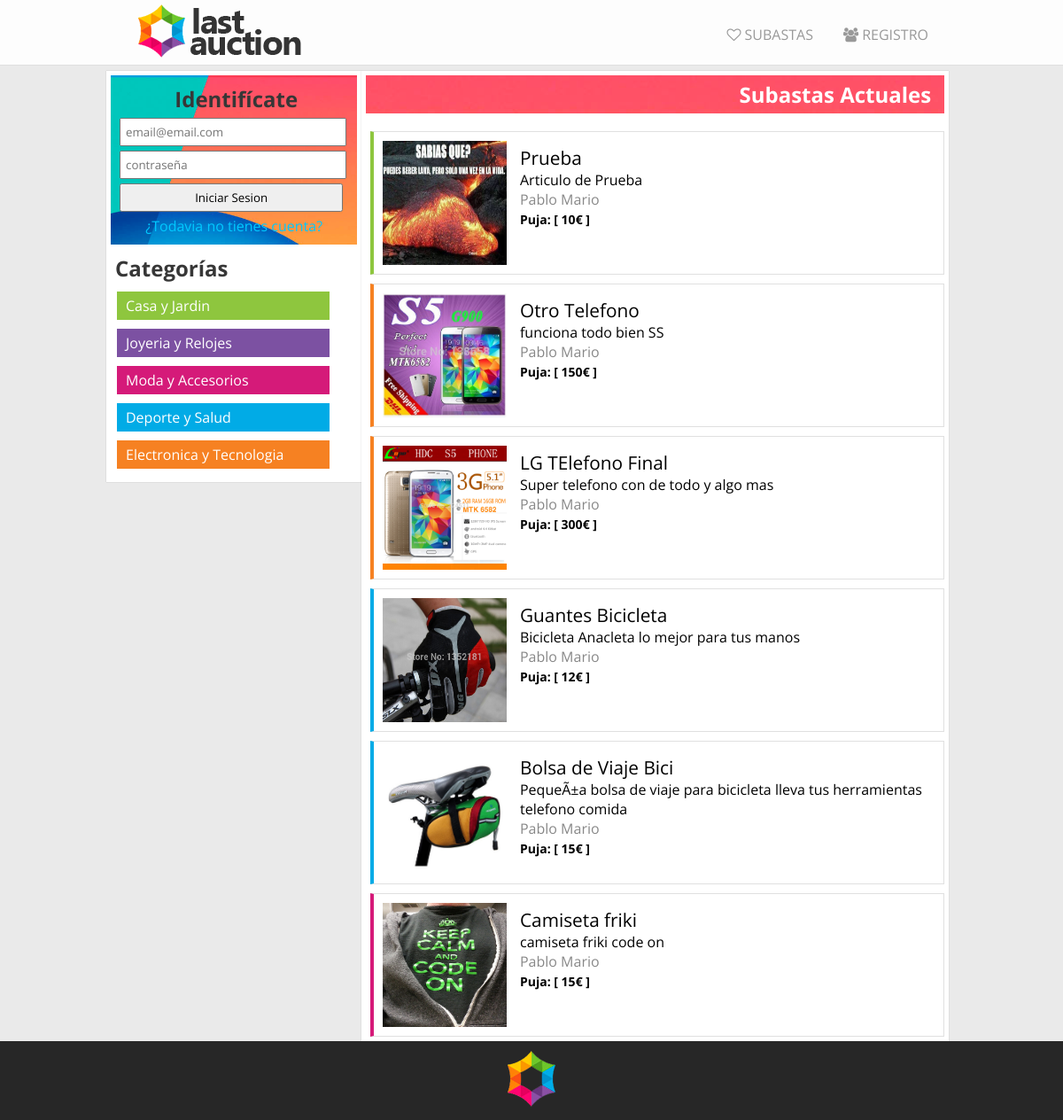
Before: /subastas.php with the older database file.
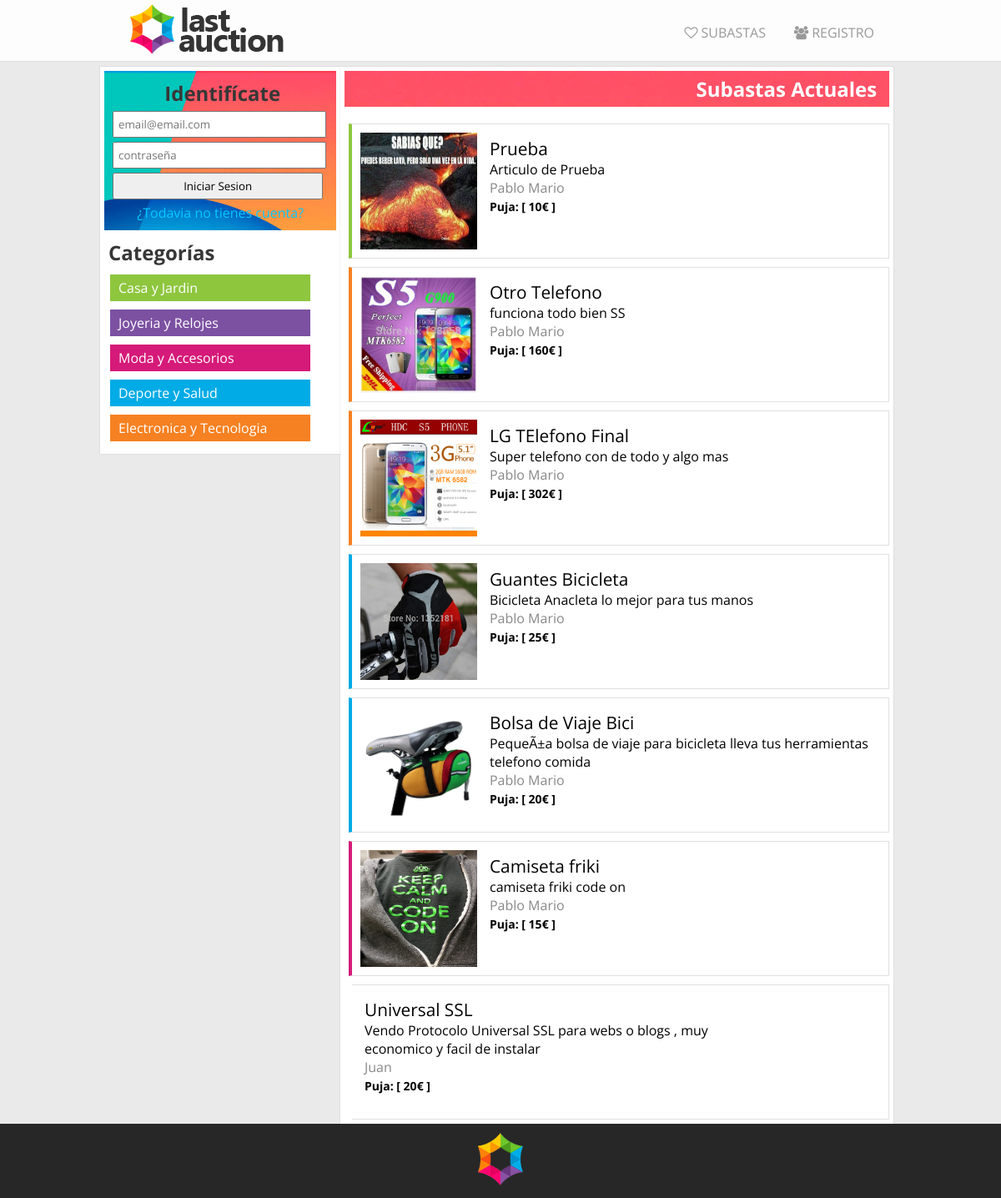
After: the same page with the newer database file.
### tables this page shows
CREATE TABLE IF NOT EXISTS `imagenes` (
  `id` int(10) unsigned NOT NULL AUTO_INCREMENT,
  `producto` int(10) unsigned NOT NULL,
  `imagen` varchar(100) NOT NULL,
  PRIMARY KEY (`id`)
);

CREATE TABLE IF NOT EXISTS `productos` (
  `id` int(10) unsigned NOT NULL AUTO_INCREMENT,
  `titulo` varchar(45) NOT NULL,
  `descripcion` varchar(300) NOT NULL,
  `preciominimo` int(10) unsigned NOT NULL,
  `categoria` int(1) unsigned NOT NULL,
  `fechainicial` int(10) unsigned NOT NULL,
  `fechafin` int(10) unsigned NOT NULL,
  `estado` int(1) unsigned NOT NULL,
  `usuario` int(10) unsigned NOT NULL,
  `comprador` int(11) NOT NULL,
  PRIMARY KEY (`id`)
);

CREATE TABLE IF NOT EXISTS `usuarios` (
  `id` int(10) unsigned NOT NULL AUTO_INCREMENT,
  `email` varchar(60) NOT NULL,
  `nombre` varchar(45) NOT NULL,
  `direccion` varchar(100) NOT NULL,
  `contrasena` varchar(100) NOT NULL,
  PRIMARY KEY (`id`)
);

### php/funciones.php (the view, shortened to what this page needs)
<?php
	function menuNoLogeado(){
		echo '<a href="'.URL_LOCAL.'index.php"><img id="logotipo" src="img/logomini.png" alt="last auction"></a>';
		echo '<ul>';
			echo '<a href="'.URL_LOCAL.'subastas.php"><li><i class="fa fa-heart-o"></i> Subastas</li></a>';
			echo '<a href="'.URL_LOCAL.'registro.php"><li><i class="fa fa-users "></i> registro</li></a>';
		echo '</ul>';
	}
	function listarSubastas(){
		$conexion=conexion();
  		$now=strtotime(date("Y-m-d h:i"));
		$sql = 'select * from productos where estado > 0 and fechafin >'.$now.';';
		if($resultado = $conexion->query($sql)){
			while ($row = $resultado->fetch_array(MYSQLI_ASSOC)) {
				switch ($row['categoria']) {
					case 1:
						echo '<article class="casa">';
						break;
					case 3:
						echo '<article class="moda">';
						break;
					case 4:
						echo '<article class="deporte">';
						break;
					case 5:
						echo '<article class="electronica">';
						break;
					default:
						echo '<article>';
						break;
				}
				$queryImagen = "select * from imagenes where producto = ".$row['id']." ";
				if($resultadoImagen = $conexion->query($queryImagen)){
					while($rowImagen = $resultadoImagen->fetch_array(MYSQLI_ASSOC)){
						$urlImagen = substr($rowImagen['imagen'], 1);
						echo '<a href="solo.php?p='.$row['id'].'"><img src='.$urlImagen.' /></a>';
					}
				}
				echo '<div class="datosProducto">';
				echo '<a href="solo.php?p='.$row['id'].'">'.$row['titulo'].'</a>';
				echo '<p>'.$row['descripcion'].'</p>';
				$queryUsuario = 'select nombre from usuarios where id='.$row['usuario'].';';
				if($resultadoUsuario =  $conexion->query($queryUsuario)){
					if($rowUsuario = $resultadoUsuario->fetch_array()){
						echo '<p class="vendedor">'.$rowUsuario[0].'</p>';
					}
				}
				$sqlPrecio = 'select MAX(puja) from pujas where producto ='.$row['id'].';';
				if($resultadoPrecio = $conexion->query($sqlPrecio)){
					if($rowPrecio = $resultadoPrecio->fetch_array()){
						if($rowPrecio[0]!=null){
							echo '<p><span>Puja: [ '.$rowPrecio[0].'€ ]</span></p>';
						}else{
							echo '<p><span>Puja: [ '.$row['preciominimo'].'€ ]</span></p>';
						}
					}
				}
				echo '</div>';
				echo '</article>';
			}
		}
	}
?>

### subastas.php (shortened to what this page needs)
<?php
	require_once('php/funciones.php');
?>
<!DOCTYPE html>
<html>
	<head>
		<link rel="stylesheet" type="text/css" href="css/estilo.css">
		<link rel="stylesheet" type="text/css" href="css/aside.css">
		<link rel="stylesheet" type="text/css" href="css/estiloProductos.css">
		<link href="//maxcdn.bootstrapcdn.com/font-awesome/4.2.0/css/font-awesome.min.css" rel="stylesheet">
	</head>
	<body>
		<nav>
			<div class="centrado">
				<?php
					if(isset($_SESSION['id_usuario'])) menuLogeado();
					else menuNoLogeado();
				?>
			</div>
		</nav>
		<header></header>
		<div class="centrado">
			<aside>
				<?php
					if(isset($_SESSION['id_usuario'])){
						cuadroPerfil($_SESSION['nombre']);
					}else{
						echo '<article class="perfil">';
						echo '<h2>Identifícate</h2>';
						echo '<form action="login.php" method="POST">';
							echo '<input type="text" name="email" id="email" placeholder="email@email.com" />';
							echo '<input type="password" name="password" id="password" placeholder="contraseña" />';
							echo '<input type="submit" name="enviar" value="Iniciar Sesion" />';
							echo '<a href="">¿Todavia no tienes cuenta?</a>';
						echo '</form>';
						echo '</article>';
					}
				?>
				<article>
					<h2>Categorías</h2>
					<a href=""><div class="menuVertical casa">Casa y Jardin</div></a><br>
					<a href=""><div class="menuVertical joyeria">Joyeria y Relojes</div></a><br>
					<a href=""><div class="menuVertical moda">Moda y Accesorios</div></a><br>
					<a href=""><div class="menuVertical deporte">Deporte y Salud</div></a><br>
					<a href=""><div class="menuVertical electronica">Electronica y Tecnologia</div></a><br>
				</article>
			</aside>
			<section>
				<h2>Subastas Actuales</h2>
				<?php
					if(isset($_SESSION['id_usuario'])){
						listarSubastasU( $_SESSION['id_usuario'] );
					}else{
						listarSubastas();
					}
				?>
			</section>
		</div>
		<footer>
			<a id="invertido" href="http://127.0.0.1/php/lastauction/"><img src="img/favicon.png" alt=""></a>
		</footer>
	</body>
</html>

### css/estilo.css (style rules this page uses)
* { margin: 0px; padding: 0px; font-family: 'Open Sans', sans-serif; transition: .3s; }
body { background: #EAEAEA; }
.centrado { margin: 0 auto; width: 960px; }
h1, h2 ,h3 ,h4 ,h5 ,h6 { color: #373737; }
nav { float: left; width: 100%; height: 70px; z-index: 9999; position: fixed; background: rgba(255,255,255,0.9); padding-top: 3px; box-shadow: 0px 0px 1px 0px rgba(50, 50, 50, 0.32); }
nav #logotipo { padding-left: 25px; }
nav ul { float: right; padding: 25px; }
nav ul li { list-style: none; display: inline; }
nav ul a { padding: 7px; color: #999; margin-left: 20px; text-decoration: none; text-transform: uppercase; }
header { float: left; width: 100%; min-height: 10px; height: 80px; }
aside { float: left; width: 29%; height: auto; padding: 5px; background: #fff; box-shadow: 0px 0px 1px 0px rgba(50, 50, 50, 0.32); }
section { float: left; width: 68%; min-height: 1000px; padding: 5px; background: #fff; box-shadow: 0px 0px 1px 0px rgba(50, 50, 50, 0.32); }
section h2 { background: url('../img/larga.jpg') right center; padding: 5px 15px 5px 0px; text-align: right; color: #fff; margin-bottom: 10px; }
footer { float: left; width: 100%; background: #272727; text-align: center; }
footer img { margin: 0 auto; padding: 10px; }

### css/aside.css (style rules this page uses)
aside article { margin-bottom: 10px; }
aside article h2 { padding-left: 5px; }
aside article form { text-align: center; }
aside article form input { padding: 5px; margin: 5px; width: 90%; display: block; }
aside article form input[type="submit"] { width: 94%; }
aside article form a { text-decoration: none; color: #00c9ff; }
aside div.menuVertical { padding: 5px 10px 5px 10px; margin-top: 10px; margin-left: 7px; width: 220px; display: inline-block; transition: width 1s; }
aside a div { color: #fff; text-decoration: none; }
aside div.casa { background: #8ec63e; }
aside div.joyeria { background: #7c51a2; }
aside div.moda { background: #d51a79; }
aside div.deporte { background: #01abe6; }
aside div.electronica { background: #f68122; }
aside article.perfil { text-align: center; background: url(../img/yum.jpg) center no-repeat; background-size: cover; padding: 10px 5px 10px 5px; color: #fff; }

### css/estiloProductos.css (style rules this page uses)
section article { float: right; padding: 5px; margin-top: 10px; width: 97%; min-height: 150px; border-top:1px solid #E0E0E0; border-right:1px solid #E0E0E0; border-bottom:1px solid #E0E0E0; }
section article img { float: left; height: 140px; width: 140px; margin: 5px; }
section article .datosProducto { float: left; margin: 5px; padding: 5px; width: 460px; }
section article .datosProducto a { font-size: 1.3em; text-decoration: none; color: inherit; }
section article .datosProducto span { font-weight: bold; font-size: 14px; }
section article .datosProducto .vendedor { color: #888888; }
section article.casa { border-left: 4px solid #8ec63e; }
section article.moda { border-left: 4px solid #d51a79; }
section article.deporte { border-left: 4px solid #01abe6; }
section article.electronica { border-left: 4px solid #f68122; }

Changed rows visible on the page:
changed productos "Otro Telefono": rowPrecio (not shown) → "160"; preciominimo "150" → (not shown)
changed productos "LG TElefono Final": rowPrecio (not shown) → "302"; preciominimo "300" → (not shown)
changed productos "Guantes Bicicleta": rowPrecio (not shown) → "25"; preciominimo "12" → (not shown)
changed productos "Bolsa de Viaje Bici": rowPrecio (not shown) → "20"; preciominimo "15" → (not shown)
added productos: titulo "Universal SSL", descripcion "Vendo Protocolo Universal SSL para webs o blogs , muy economico y facil de instalar", usuarios.nombre "Juan", preciominimo "20"
